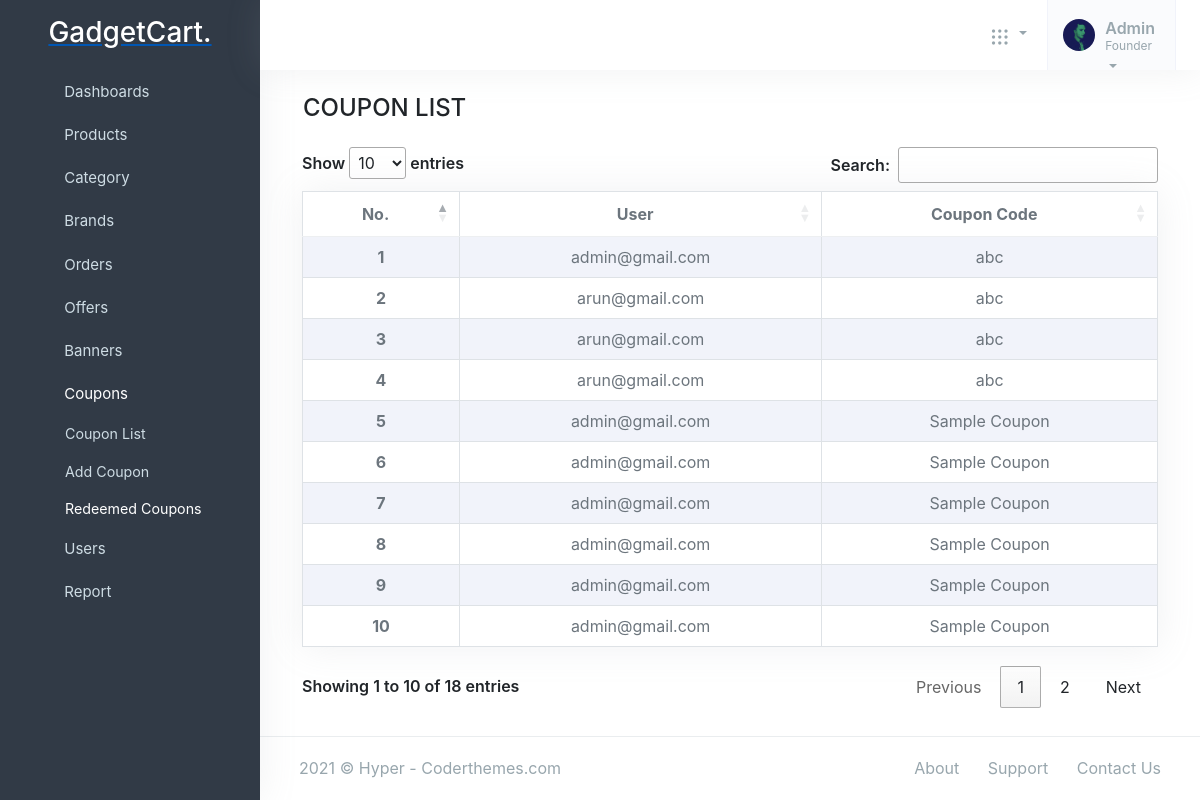
Screenshot of /adminpanel/redeemed_coupons/ with the database file from the repository.
### offer/models.py (models this page shows, shortened)
class RedeemedCoupon(models.Model):
    user = models.ForeignKey(Account(), on_delete=models.CASCADE)
    coupon = models.ForeignKey(Coupon, on_delete=models.CASCADE)

class Coupon(models.Model):
    coupon_name = models.CharField(max_length=50)
    coupon_code = models.CharField(max_length=50, unique=True)
    discount = models.PositiveIntegerField(help_text="Offer in percentage", null=True)
    limit = models.PositiveIntegerField(null=True)
    valid_from = models.DateField()
    valid_to = models.DateField()
    is_active = models.BooleanField(default=True)
    def __str__(self):
        return self.coupon_name

### accounts/models.py (models this page shows, shortened)
class Account(AbstractBaseUser,PermissionsMixin):
    first_name = models.CharField(max_length=50)
    last_name = models.CharField(max_length=50)
    username = models.CharField(max_length=50, unique=True)
    email = models.CharField(max_length=50, unique=True)
    phone_number = models.CharField(max_length=50, unique=True)
    date_joined = models.DateTimeField(auto_now_add=True)
    last_login = models.DateTimeField(auto_now_add=True)
    is_admin = models.BooleanField(default=False)
    is_staff = models.BooleanField(default=False)
    is_active = models.BooleanField(default=True)
    is_superadmin = models.BooleanField(default=False)
    is_verified = models.BooleanField(default=False)
    USERNAME_FIELD = 'email'
    REQUIRED_FIELDS = ['username', 'first_name', 'last_name']
    objects = MyAccountManager()
    def __str__(self):
        return self.email

### adminpanel/views.py (the view)
# urls.py: path('redeemed_coupons/', views.redeemed_coupons, name='redeemed_coupons')
def redeemed_coupons(request):
    redeemed_coupons = RedeemedCoupon.objects.all()
    context = {
        'redeemed_coupons' : redeemed_coupons
    }
    return render(request, 'adminpanel/redeemed_coupons.html', context)

### brand/context_processors.py (called while the page is built)
def menulinks(request):
    links = Brand.objects.all()
    return dict(link=links)

### carts/context_processors.py (called while the page is built, shortened)
def counter(request):
    cart_count = 0
    if 'admin' in request.path:
        return {}
    return dict(cart_count=cart_count)

### category/context_processors.py (called while the page is built)
def menu_links(request):
    links = Category.objects.all()
    return dict(links=links)

### templates/adminpanel/redeemed_coupons.html (shortened to what this page needs)
{% extends 'adminpanel/base.html' %}
{% load static %}
{% block content %}
<div class="container">
    <div class="row">
        <div class="col">
            <h4 class="ml-3 mt-4 mb-4">COUPON LIST</h4>
        </div>
    </div>
    <div class="col-12" id="tables">
        <table class="table table-striped table-bordered table-hover bg-white bg-body shadow" id="myTable">
            <thead>
                <tr>
                    <th> <center> No.</th>
                    <th> <center> User</th>
                    <th> <center> Coupon Code</th>
                </tr>
            </thead>
            <tbody>
                {% for coupon in redeemed_coupons %}
                <tr>
                    <th scope="row"> <center>{{forloop.counter}} </center></th>
                    <td><center>{{coupon.user}}</center></td>
                    <td><center>{{coupon.coupon}}</center></td>
                </tr>
                {% endfor %}
            </tbody>
        </table>
    </div>
</div>
<footer class="footer">
    <div class="container-fluid">
        <div class="row">
            <div class="col-md-6">
                <script>document.write(new Date().getFullYear())</script> © Hyper - Coderthemes.com
            </div>
            <div class="col-md-6">
                <div class="text-md-end footer-links d-none d-md-block">
                    <a href="javascript: void(0);">About</a>
                    <a href="javascript: void(0);">Support</a>
                    <a href="javascript: void(0);">Contact Us</a>
                </div>
            </div>
        </div>
    </div>
</footer>
{% endblock %}

### rows the page displays
RedeemedCoupon: user "admin@gmail.com", coupon "abc"
RedeemedCoupon: user "arun@gmail.com", coupon "abc"
RedeemedCoupon: user "arun@gmail.com", coupon "abc"
RedeemedCoupon: user "arun@gmail.com", coupon "abc"
RedeemedCoupon: user "admin@gmail.com", coupon "Sample Coupon"
RedeemedCoupon: user "admin@gmail.com", coupon "Sample Coupon"
RedeemedCoupon: user "admin@gmail.com", coupon "Sample Coupon"
RedeemedCoupon: user "admin@gmail.com", coupon "Sample Coupon"
RedeemedCoupon: user "admin@gmail.com", coupon "Sample Coupon"
RedeemedCoupon: user "admin@gmail.com", coupon "Sample Coupon"
